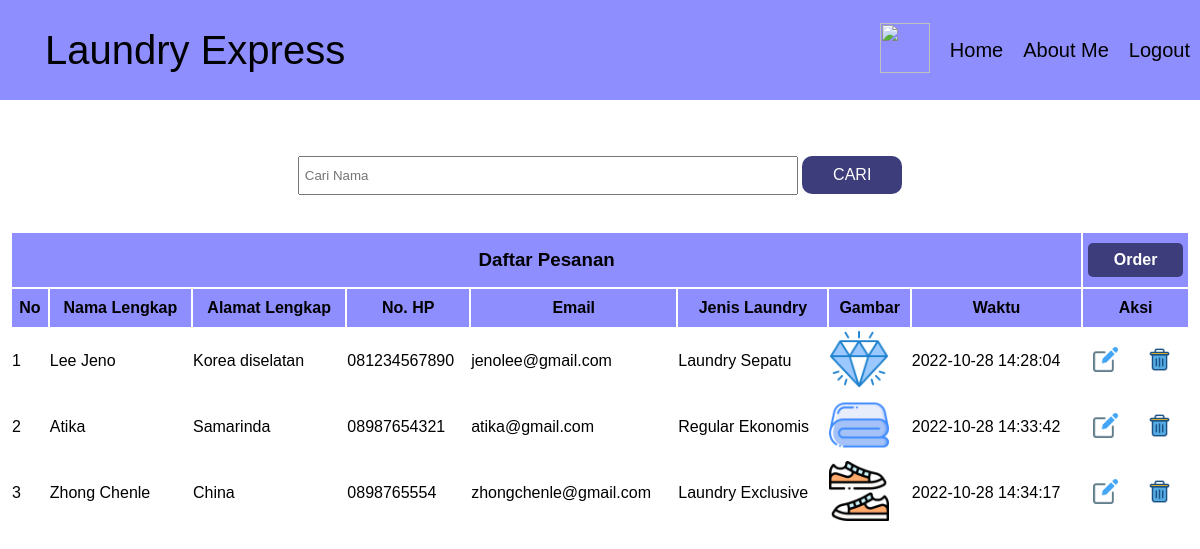
The page /data.php (signed in) on the database its author committed.
### tables this page shows
CREATE TABLE `gambar` (
  `id_gambar` int(11) NOT NULL,
  `id` int(11) NOT NULL,
  `nama_file` varchar(64) NOT NULL,
  `file` varchar(64) NOT NULL,
  `waktu` datetime NOT NULL
);

CREATE TABLE `laundry` (
  `id` int(11) NOT NULL,
  `nama` varchar(100) NOT NULL,
  `alamat` text NOT NULL,
  `telpon` varchar(25) NOT NULL,
  `email` varchar(100) NOT NULL,
  `jenis` varchar(100) NOT NULL
);

### data.php (the view, shortened to what this page needs)
<?php
require "koneksi.php";
?>
<!DOCTYPE html>
<html lang="en">
<head>
    <link rel="stylesheet" href="css/styleData.css">
    <link rel="stylesheet" href="css/stylesheet.css">
    <link rel="stylesheet" href="css/styleSearch.css">
</head>
<body>
    <div class="header">
        <div class="nama-header">Laundry Express</div>
        <div class="list-header">
            <ul>
                <li><button id="switch"><img src="images/night-mode.png" width="50px" height="50px"></button></li>
                <li><a href="http://localhost/POSTTEST7-WEB/Posttest7/beranda.php" style="text-decoration: none;">Home</a></li>
                <li><a href="aboutme.php" style="text-decoration: none;">About Me</a></li>
                <li><a href="logout.php" style="text-decoration: none;">Logout</a></li>
            </ul>
        </div>
    </div>
    <br><br>
    <div class="cari">
        <form action="" method="get">
            <input type="search" name="search" id="search" placeholder="Cari Nama" class="search">
            <input type="submit" name="submit" value="CARI" class="button-search">
        </form>
    </div>
    <br><br>
    <div class="tabel center" style="overflow-x: auto;">
        <table>
            <thead>
                <tr>
                    <th colspan="8" class="thead">
                        <h3 class="daftar">Daftar Pesanan</h3>
                    </th>
                    <th style="width 20px;" colspan="2">
                        <a href="pesan.php" class="tambah">Order</a>
                    </th>
                </tr>
                <tr>
                    <th>No</th>
                    <th nowrap>Nama Lengkap</th>
                    <th>Alamat Lengkap</th>
                    <th>No. HP</th>
                    <th>Email</th>
                    <th>Jenis Laundry</th>
                    <th>Gambar</th>
                    <th>Waktu</th>
                    <th colspan="2">Aksi</th>
                </tr>
            </thead>
            <tbody>
                <?php
                if (isset($_GET['submit'])) {
                    $search = $_GET['search'];
                    $query = mysqli_query($db, "SELECT * FROM laundry INNER JOIN gambar ON laundry.id=gambar.id WHERE nama LIKE '%$search%'");;
                } else {
                    $query = mysqli_query($db, "SELECT * FROM laundry INNER JOIN gambar ON laundry.id=gambar.id");
                }
                $i = 1;
                while ($row = mysqli_fetch_assoc($query)) {
                ?>
                <tr>
                    <td><?= $i ?></td>
                    <td nowrap><?=$row['nama']?></td>
                    <td><?=$row['alamat']?></td>
                    <td><?=$row['telpon']?></td>
                    <td><?=$row['email']?></td>
                    <td><?=$row['jenis']?></td>
                    <td><img src="gambar/<?=$row['file']?>" width="60px" ></td>
                    <td><?=$row['waktu']?></td>
                    <td class="edit">
                        <a href="edit.php?id=<?=$row['id']?>">
                            <img src="images/edit.png" width="25px" height="25px">
                        </a>
                    </td>
                    <td class="hapus">
                        <a href="hapus.php?id=<?=$row['id']?>" onclick="return confirm('Apakah Data akan dihapus')" >
                            <img src="images/trash-can.png" width="25px" height="25px">
                        </a>
                    </td>
                </tr>
                <?php
                $i++;
                }?>
            </tbody>
        </table>
    </div>
</body>
</html>

### css/styleData.css (style rules this page uses)
* { margin: 0; padding: 0; font-family: 'Lucida Sans', 'Lucida Sans Regular', 'Lucida Grande', 'Lucida Sans Unicode', Geneva, Verdana, sans-serif; }
thead tr { background-color: rgb(142, 142, 255); color: black; }
th { padding: 10px 5px; }
td { height: 40px; }
table { width: 100%; }
table a { padding: 10px; border-radius: 5px; }
.tabel { margin: 0 10px; display: flex; flex-direction: column; }
.daftar { display: flex; justify-content: center; align-items: center; }
.tambah { text-decoration: none; padding: 8px 5px; border-radius: 5px; background-color: rgb(61, 61, 124); color: white; display: flex; justify-content: center; }

### css/stylesheet.css (style rules this page uses)
* { margin: 0; padding: 0; }
.header { background-color: rgb(142, 142, 255); color: black; height: 100px; display: flex; justify-content:space-between ; align-items: center; }
.nama-header { float: left; font-size: 40px; padding: 25px 45px; }
.list-header ul { display: flex; align-items: center; justify-content: flex-end; }
.list-header ul li { padding: 0 10px; }
.list-header a { color: black; }
body { font-family: 'Lucida Sans', 'Lucida Sans Regular', 'Lucida Grande', 'Lucida Sans Unicode', Geneva, Verdana, sans-serif; }
li { list-style: none; float :left; font-size: 20px; }
#switch { background-color: rgb(142, 142, 255); border: none; }

### css/styleSearch.css (style rules this page uses)
.cari { display: flex; justify-content: center; margin-top: 20px; }
.search { padding: 10px 5px; width: 500px; }
.button-search { padding: 10px; width: 100px; font-size: medium; background-color: rgb(61, 61, 124); color: white; border:none; border-radius: 10px; }

### rows shown on the page
gambar: id.nama "Lee Jeno", id.alamat "Korea diselatan", id.telpon "081234567890", id.email "jenolee@gmail.com", id.jenis "Laundry Sepatu", file (picture), waktu "2022-10-28 14:28:04"
gambar: id.nama "Atika", id.alamat "Samarinda", id.telpon "08987654321", id.email "atika@gmail.com", id.jenis "Regular Ekonomis", file (picture), waktu "2022-10-28 14:33:42"
gambar: id.nama "Zhong Chenle", id.alamat "China", id.telpon "0898765554", id.email "zhongchenle@gmail.com", id.jenis "Laundry Exclusive", file (picture), waktu "2022-10-28 14:34:17"
